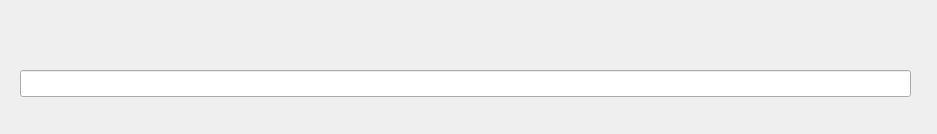
<?xml version="1.0" encoding="UTF-8"?>
<ui version="4.0">
 <class>MainWindow</class>
 <widget class="QMainWindow" name="MainWindow">
  <property name="geometry">
   <rect>
    <x>0</x>
    <y>0</y>
    <width>937</width>
    <height>134</height>
   </rect>
  </property>
  <property name="windowTitle">
   <string>MainWindow</string>
  </property>
  <widget class="QWidget" name="centralWidget">
   <widget class="QLineEdit" name="lineEdit">
    <property name="geometry">
     <rect>
      <x>20</x>
      <y>70</y>
      <width>891</width>
      <height>27</height>
     </rect>
    </property>
   </widget>
  </widget>
 </widget>
 <layoutdefault spacing="6" margin="11"/>
 <resources/>
 <connections/>
</ui>
